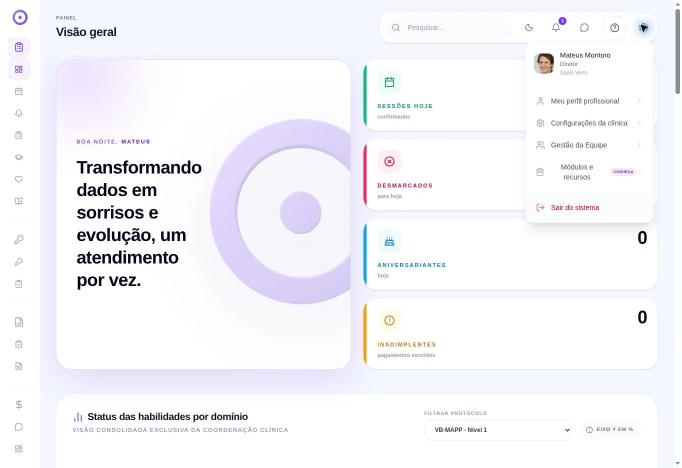
#> input picture services/help-media/verto-tutorial-04-menu-configuracoes-1363.webp, 1363 x 936 px, given in place of verto-symbol.png, which was not available (shown at 1/2 size)
$ python optimize-static-images.py
#> lines starting #> are read from the running program, lines starting #| are printed output that depends on the picture
#!/usr/bin/env python3
"""Create bounded-size WebP derivatives without altering original fallback files.

The original PNG/JPEG assets are retained because PWA icons, e-mail images, and
legacy browser clients may still need their existing paths.
"""
import json
from pathlib import Path
from PIL import Image, ImageOps

ROOT = Path(__file__).resolve().parents[1]
PUBLIC = ROOT / "public"
TUTORIALS = ROOT / "services/help-media"
REPORT = ROOT / "scripts/image-webp-report.json"

def convert(source: Path, widths: tuple[int, ...], quality: int = 82) -> dict:
#> called with widths = (128, 256), quality = 88
    with Image.open(source) as opened:
#> opened is the input picture: PIL image 1363x936 RGB; mean R, G, B 245, 244.9, 249.2
        original = ImageOps.exif_transpose(opened)
        if original.mode not in ("RGB", "RGBA"):
            original = original.convert("RGBA" if "A" in original.getbands() or "transparency" in original.info else "RGB")
        width, height = original.size
#> width = 1363; height = 936
        if width < 1 or height < 1:
            raise ValueError(f"Invalid image dimensions: {source}")
        output = []
        for desired_width in widths:
            display_width = min(width, desired_width)
#> display_width = 128
            derivative = original.copy()
            if display_width < width:
                display_height = max(1, round(height * display_width / width))
#> display_height = 88
                derivative = derivative.resize((display_width, display_height), Image.Resampling.LANCZOS)
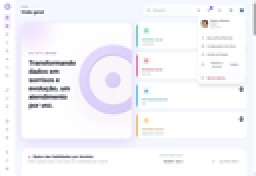
#> derivative: PIL image 128x88 RGB (shown 2 times larger); mean R, G, B 244.6, 244.6, 248.9
            suffix = f"-{desired_width}.webp"
            target = source.with_name(source.stem + suffix)
            derivative.save(target, "WEBP", quality=quality, method=6)
            with Image.open(target) as check:
                if check.format != "WEBP" or check.size != derivative.size:
                    raise ValueError(f"WebP derivative failed validation: {target}")
#> (the run stopped early here; a loop or call above may not have finished)

$ run again, on services/help-media/verto-tutorial-06-clinica-contato-1363.webp
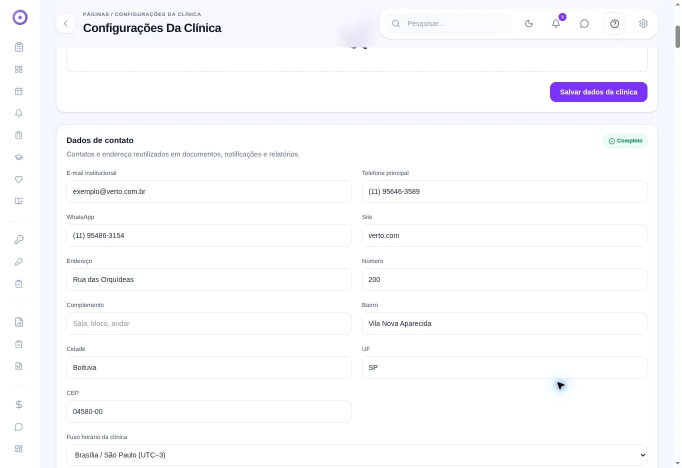
#> input picture services/help-media/verto-tutorial-06-clinica-contato-1363.webp, 1363 x 936 px, given in place of verto-symbol.png, which was not available (shown at 1/2 size)
#> in convert, opened is the input picture: PIL image 1363x936 RGB; mean R, G, B 250.2, 250.4, 252.3
#> in convert, `derivative = derivative.resize((display_width, display_height), Image...`:
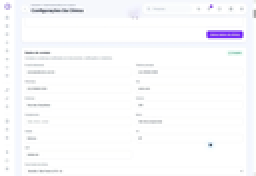
#> derivative: PIL image 128x88 RGB (shown 2 times larger); mean R, G, B 250, 250.2, 252.2

$ run again, on services/help-media/verto-tutorial-07-clinica-preferencias-640.webp
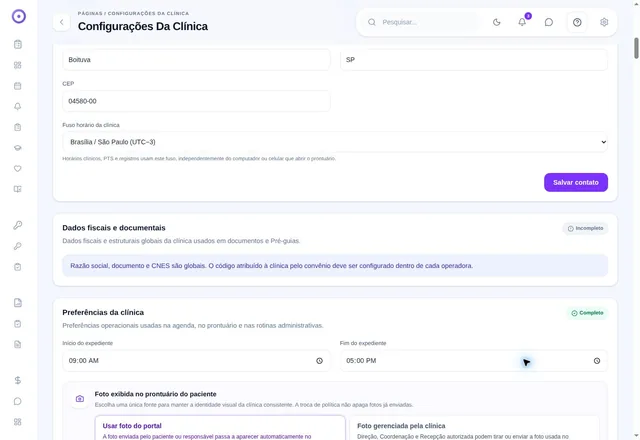
#> input picture services/help-media/verto-tutorial-07-clinica-preferencias-640.webp, 640 x 440 px, given in place of verto-symbol.png, which was not available
#> in convert, opened is the input picture: PIL image 640x440 RGB; mean R, G, B 247.6, 248.1, 250.8
#> in convert, `derivative = derivative.resize((display_width, display_height), Image...`:
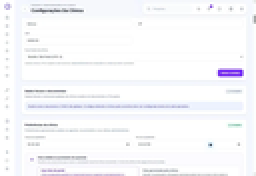
#> derivative: PIL image 128x88 RGB (shown 2 times larger); mean R, G, B 247.3, 247.8, 250.6

$ run again, on services/help-media/verto-tutorial-08-clinica-faltas-640.webp
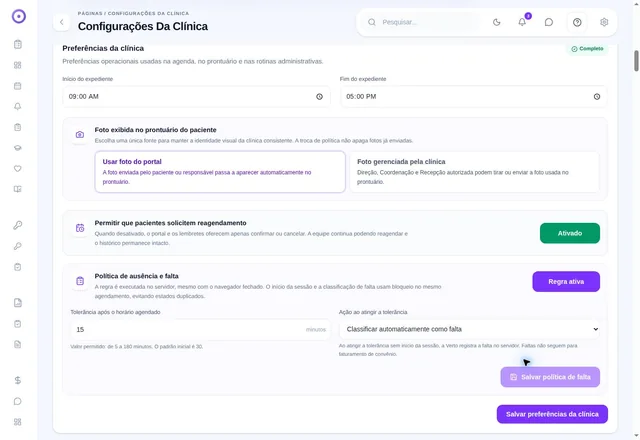
#> input picture services/help-media/verto-tutorial-08-clinica-faltas-640.webp, 640 x 440 px, given in place of verto-symbol.png, which was not available
#> in convert, opened is the input picture: PIL image 640x440 RGB; mean R, G, B 244.7, 244.8, 249.6
#> in convert, `derivative = derivative.resize((display_width, display_height), Image...`:
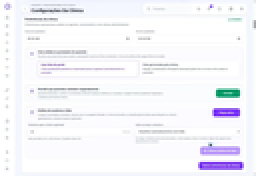
#> derivative: PIL image 128x88 RGB (shown 2 times larger); mean R, G, B 244.5, 244.6, 249.4
